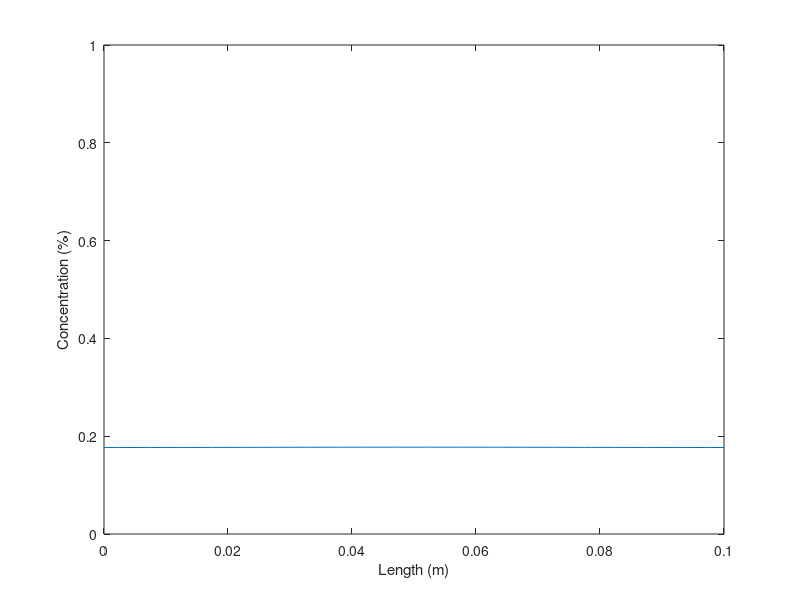
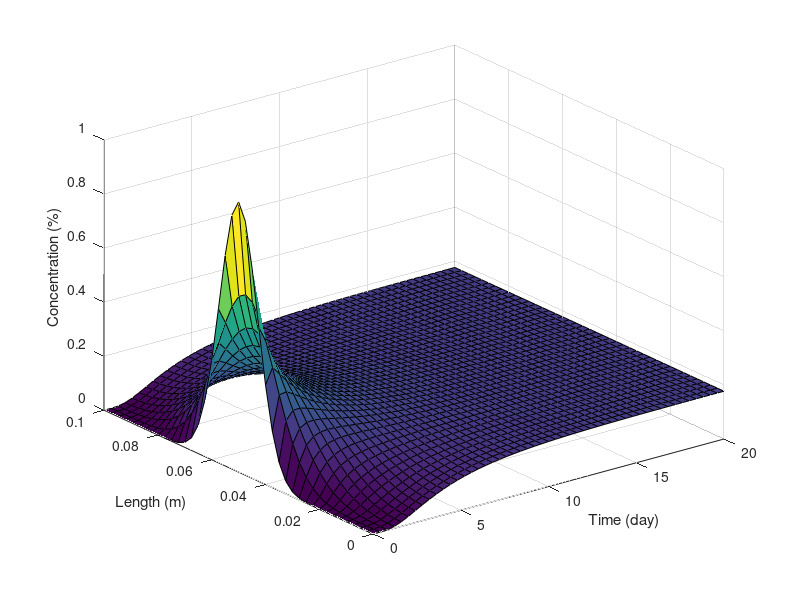
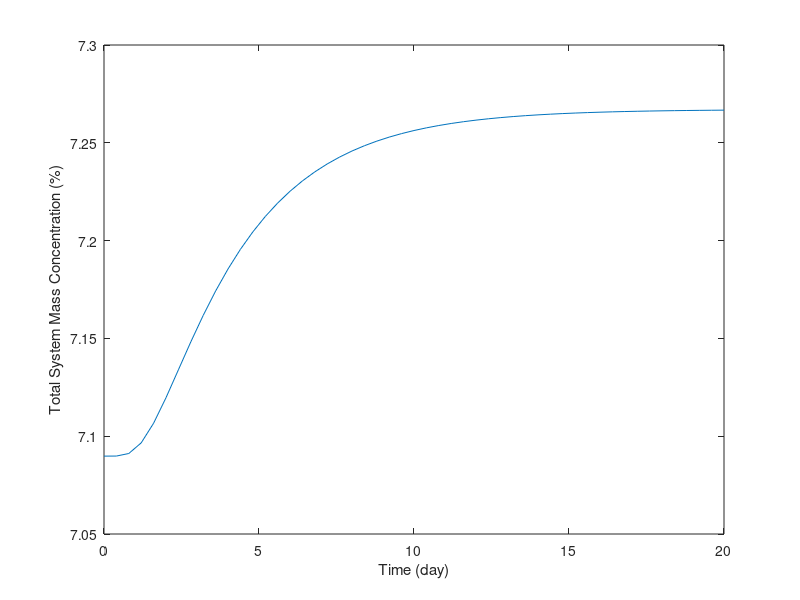

The MATLAB script that drew these images, in order:
% xpde.m  - A file to compute the solution to a second-order initial boundary value
% problem. this code assumes that the bvp takes the form
%
%              dc/dt = D * d^2c/dx^2
%
% assume that we are going to discretize this problem in space and in time.  for
% reference, assume a spatial grid of the form
%
%
%        x=0                                 x=L
%         (-----------------------------------)
%
%   |-----|-----|-----|-----|-----|-----|-----|-----|
%   (-1)  0     1     2     3     4     5     6    (7)
%                               
%
% here, we have allowed for the possibility that two "fictitious" nodes might
% be needed to accommodate two derivative boundary conditions.
%
% the discretization of this problem is simple.  starting with the
% governing equation, substitute (1) a forward difference for the time derivative, and 
% (2) a centered-difference (fixed at time step "j") for the space derivative.  this gives 
% approximation of the second-order derivative.
%
%      [c(i,j+1)-c(i,j)]/dt  = D[c(i+1,j)-2*c(i,j)+c(i-1,j)]/(dx)^2 
%
% (where here D is the diffusion coefficient, c is the concentration,
% dx is the grid spacing, and dt is the time step size). 
%
% Putting this in linear form (i.e., combining terms) gives an *explicit* 
% scheme
%
%         c(i,j+1) = r*c(i-1,j)+(1-2*r)*c(i,j)+r*c(i+1,j)
%
% where r = D*dt/(dx^2)
%
% this represents our "recurrence relation" for constructing the matrix
% of equations that represents the algebraic decompostion of the original 
% differential equation.
%
% it should be apparent to you by now that this recurrence relationship
% defines a linear system of equations.  for this particular case, the
% system takes the form
%
%         c(j+1) = M . c(j) + b
%
% where c(j+1) is a *vector* of new concentration values (one for each 
% node where the concentration is unknown), and c(j) is the vector of the 
% current nodal values of concentration.  M is the matrix of coefficients
% that evolves the system of equations in time. b is the vector of
% constants (sources, sinks, boundary conditions) that appear in the
% equation set.
%
%
% the first and last rows of the matrix, M, are a little from the remaining rows.  
% The form of the first and last row depend on the type of boundary conditions 
% imposed.  For now, let's assume that two *derivative* (neuman) conditions are
% imposed.  suppose the two derivative boundary conditions are given by
% dc/dx = s1 (left) and dc/dx = s2 (right).  the centered difference
% representation of these two derivatives at nodes 0 and 6 would be
%
%  [c(1,j)-c(-1,j)]/(2*dx) = sl       [c(7,j)-c(5,j)]/(2*dx) = sr
%
% or, rearranging to solve for the values at the "fictitious" nodes
%
% c(-1,j)= c(1,j) - 2*s1*dx       c(7,j)= c(5,j) + 2*s2*dx
%
% now, for the first row the recurrence relationship gives
%
%        c(0,j+1) = r*c(-1,j)+(1-2*r)*c(0,j)+r*c(1,j)
%
% elimiating c(-1,j) using the first equation above gives
%
%        c(0,j+1) = r*[c(1,j) - 2*s1*dx]+(1-2*r)*c(0,j)+r*c(1,j)
% or
%        c(0,j+1) = (1-2*r)*c(0,j)+2*r*c(1,j) - 2*r*s1*dx 
%
% similarly, for the last line, we will get
%
%        c(6,j+1) = (1-2*r)*c(5,j)+2*r*c(6,j) + 2*r*s1*dx 
%
% the result is a system of equations that has the matrix form
%
%  |c(0,j+1)|    |1-2*r  2*r      0       0        0      0       0||c(0,j)|        |-2*r*sl*dx|
%  |c(1,j+1)|    |r     1-2*r     r       0        0      0       0||c(1,j)|        |0         |
%  |c(2,j+1)|    |0       r     1-2*r     r        0      0       0||c(2,j)|        |0         |
%  |c(3,j+1)|  = |0       0       r     1-2*r      r      0       0||c(3,j)|   +    |0         |
%  |c(4,j+1)|    |0       0       0       r      1-2*r    r       0||c(4,j)|        |0         |
%  |c(5,j+1)|    |0       0       0       0        r    1-2*r     r||c(5,j)|        |0         |
%  |c(6,j+1)|    |0       0       0       0        0     2*r  1-2*r||c(6,j)|        |+2*r*sr*dx|
%
% Here is how we can make the algrorithm.  Assume that sl = sr = 0
%
clear;
D = 8.6e-5; % D in m^2/day; corresponds to 1x10^-9 m^2/s
%k1 = 1e-1; % k1 in (days)^-1
L = 0.1; % domain length in meters
sl = 0; % the left-hand side boundary condition
sr = 0; % the right-hand side boundary condition
%
%  space variables
np = 40; % number of partitions
disp('Number of nodes');
n = np + 1 % number of nodes
nm = n; % number of compute nodes
disp('Size of space increments, meters');
dx = L / np % size of partitions, in m
dx2 = dx * dx; % square the size once so you don't have to do it again!
%
% time variables
disp('Time interval, days');
T = 20
%T = 10 % total time for simulation, days
disp('Number of time steps, days');
npt = 2000 % number of time partitions
nt = npt + 1; % total number of time points (including initial condition)
dt = T / npt; % size of time steps
%
disp('stability condition...');
condition = D * dt /(dx2) % explicit condition
if condition > 0.5
    disp('stability condition not met!  Adjust parameters...');
end
%
M = zeros(nm, nm); % initialize the array
b = zeros(nm, 1); % initialize the b column vector; remember, this vector is an nm x 1 array in MATLAB
r = D * dt / (dx2);
%
M(1,1) = 1 - 2 * r; % the first row is special
M(1, 2) = 2 * r; % the first row is special
%
M(nm, nm-1) = 2 * r; % so is the last row
M(nm, nm) = 1 - 2 * r; % so is the last row
% 
b(1) = -2 * r * sl * dx; % first value in the b vector
b(nm) = 2 * r * sr * dx; % last value in the b vector; the rest are zeros
%
% now make a nice loop to fill in the rest...
for k = 2:1:nm-1 % loop over the rows of the array (nm x nm)
    M(k, k-1) = r; % set the subdiagonal value
    M(k, k) = 1-2 * r; % set the diagonal value 
    M(k, k+1) = r; % set the subdiagonal value
end
% set the initial condition here
% I am choosing a "gaussian" shape...
%
beta = 10000; % just a parameter to set the initial condition function
x = linspace(0, L, n); % discretize the initial condition space
f = exp(-beta * ((x - L / 2) .* (x - L / 2))); % compute the initial condition
%display(M);
%display(b);
%
c = zeros(nm, nt); % initialize the solution array
c2 = zeros(nm, 1); % initialize this array for plotting.  we will use more than 1 time step, but that is ok; 
                   % MATLAB will just resize the array for us
c(:, 1) = f; % put the initial condition in our solution array
%
% disp('computations going....');
for j = 2:1:nt
%    display(j);
    c(:, j) = M * c(:, j-1) + b(:); % this is terribly inefficient... M is mostly zeros!
end
nstep = int32(400 * npt / 20000); % this makes a new interger variable that will be used to plot only some of the solutions
                                  % 400 times npt/20000 just turns out to be a reasonable number of them.
                                    
kk = 0; % this is the counter for the vector c2 that will contain the subset of the solution to plot
for k = 1:nstep:nt % the k loop will only plot out some of the time steps
    kk = kk + 1;
    c2(:, kk) = c(:, k);
end

t = linspace(0, T, kk);

% disp('----> Plot of solution in Figure window');
% disp('PRESS <ENTER> TO CONTINUE');
% pause;
knew = kk;
bb = zeros(nm);
BB = zeros(nm, knew);
for j = 1:knew
    bb = c2(:, j);
    BB(:, j) = bb;
    plot(x, bb);
    xlabel('Length (m)');
    ylabel('Concentration (%)');
    set(gca, 'ylim', [0 1]); % this sets the bounds of the y axis...
    fig(j) = getframe;
end

[tt, xx] = meshgrid(t, x);

figure();
surf(tt, xx, c2); % plot a time-space-concentration surface....
xlabel('Time (day)');
ylabel('Length (m)');
zlabel('Concentration (%)');
hold off;

% disp(' ');
% disp('if you would like to see the results as a movie, you can adjust the code...');
% disp('instructions are given in the M-file.');
%
%    movie(fig,10)                       % if you want to "play" the
%    simulation as a movie, uncomment this line... It will run it 10
%    times...
% 
%%
Q = sum(BB, 1);

figure();
plot(t, Q);
xlabel('Time (day)');
ylabel('Total System Mass Concentration (%)');
hold off;
